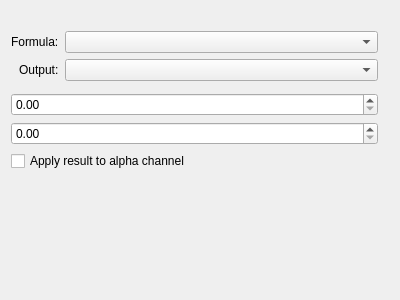
<?xml version="1.0" encoding="utf-8"?>
<ui version="4.0">
 <author>
    SPDX-FileCopyrightText: none
    SPDX-License-Identifier: GPL-3.0-or-later
  </author>
 <class>WidgetEdgeDetection</class>
 <widget class="QWidget" name="WidgetEdgeDetection">
  <property name="geometry">
   <rect>
    <x>0</x>
    <y>0</y>
    <width>400</width>
    <height>300</height>
   </rect>
  </property>
  <layout class="QGridLayout" name="gridLayout">
   <item column="1" row="3">
    <widget class="QComboBox" name="cmbOutput">
     <property name="toolTip">
      <string>Output decides what type of information you want from the lines.</string>
     </property>
    </widget>
   </item>
   <item column="1" row="1">
    <widget class="QComboBox" name="cmbType">
     <property name="toolTip">
      <string>The formula decides how the kernel is created, so different formulas choose different values in the kernel, and thus give subtly different results.</string>
     </property>
     <property name="currentText">
      <string/>
     </property>
    </widget>
   </item>
   <item colspan="2" column="0" row="5">
    <widget class="KisDoubleSliderSpinBox" name="sldHorizontalRadius" native="true"/>
   </item>
   <item column="1" row="8">
    <spacer name="verticalSpacer">
     <property name="orientation">
      <enum>Qt::Vertical</enum>
     </property>
     <property name="sizeHint" stdset="0">
      <size>
       <width>20</width>
       <height>40</height>
      </size>
     </property>
    </spacer>
   </item>
   <item colspan="2" column="0" row="7">
    <widget class="QCheckBox" name="chkTransparent">
     <property name="toolTip">
      <string>This will take a desaturated result and use it to determine what is transparent. This is useful for creating edge and fringe effects.</string>
     </property>
     <property name="text">
      <string>Apply result to alpha channel</string>
     </property>
    </widget>
   </item>
   <item alignment="Qt::AlignRight" column="0" row="1">
    <widget class="QLabel" name="label_3">
     <property name="text">
      <string>Formula:</string>
     </property>
    </widget>
   </item>
   <item colspan="2" column="0" row="6">
    <widget class="KisDoubleSliderSpinBox" name="sldVerticalRadius" native="true"/>
   </item>
   <item alignment="Qt::AlignRight" column="0" row="3">
    <widget class="QLabel" name="label_4">
     <property name="text">
      <string>Output:</string>
     </property>
    </widget>
   </item>
   <item alignment="Qt::AlignVCenter" column="2" row="4" rowspan="3">
    <widget class="KoAspectButton" name="btnAspect" native="true">
     <property name="sizePolicy">
      <sizepolicy hsizetype="Preferred" vsizetype="Preferred">
       <horstretch>0</horstretch>
       <verstretch>0</verstretch>
      </sizepolicy>
     </property>
     <property name="minimumSize">
      <size>
       <width>5</width>
       <height>20</height>
      </size>
     </property>
    </widget>
   </item>
   <item column="1" row="0">
    <spacer name="horizontalSpacer">
     <property name="orientation">
      <enum>Qt::Horizontal</enum>
     </property>
     <property name="sizeHint" stdset="0">
      <size>
       <width>40</width>
       <height>20</height>
      </size>
     </property>
    </spacer>
   </item>
  </layout>
 </widget>
 <customwidgets>
  <customwidget>
   <class>KoAspectButton</class>
   <extends>QWidget</extends>
   <header>KoAspectButton.h</header>
   <container>1</container>
  </customwidget>
  <customwidget>
   <class>KisDoubleSliderSpinBox</class>
   <extends>QDoubleSpinBox</extends>
   <header>kis_slider_spin_box.h</header>
   <container>1</container>
  </customwidget>
 </customwidgets>
 <resources/>
 <connections/>
</ui>
